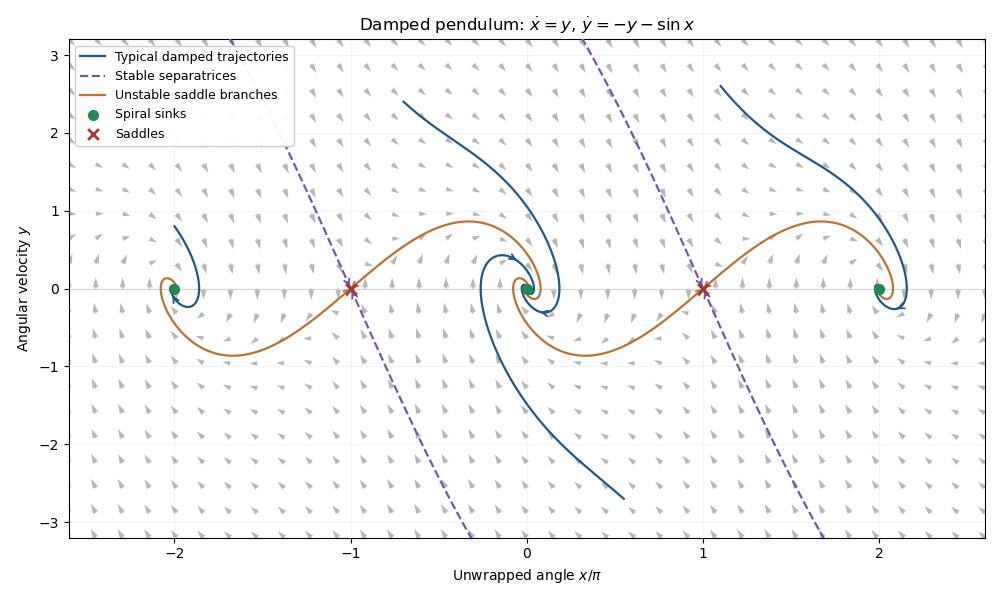

Generate this figure with Python:
"""Unit-damping pendulum phase portrait; Python 3.14, root NumPy/Matplotlib.
Opaque basename PNG to cwd only. Uses the caller's MPLCONFIGDIR.
"""
from pathlib import Path
import matplotlib
matplotlib.use('Agg')
import matplotlib.pyplot as plt
import numpy as np
xmin,xmax=-2.6*np.pi,2.6*np.pi;ymin,ymax=-3.2,3.2
fig,ax=plt.subplots(figsize=(10,6),dpi=100,facecolor='white')
x,y=np.meshgrid(np.linspace(xmin,xmax,35),np.linspace(ymin,ymax,21));dx=y;dy=-y-np.sin(x);speed=np.hypot(dx,dy);speed=np.maximum(speed,1e-8)
ax.quiver(x/np.pi,y,dx/speed/np.pi,dy/speed,color='#b7b7b7',angles='xy',scale_units='xy',scale=7,width=.0022,zorder=1)
def rhs(z):return np.array([z[1],-z[1]-np.sin(z[0])])
def curve(z,dt,steps=2500):
 z=np.array(z,dtype=float);out=[z.copy()]
 for _ in range(steps):
  a=rhs(z);b=rhs(z+dt*a/2);c=rhs(z+dt*b/2);d=rhs(z+dt*c);z=z+dt*(a+2*b+2*c+d)/6
  if abs(z[0])>xmax+.5 or abs(z[1])>ymax+.5:break
  out.append(z.copy())
 return np.array(out)
def draw(z,color,style='-',label=None,reverse=False):
 ax.plot(z[:,0]/np.pi,z[:,1],style,color=color,lw=1.6,label=label,zorder=3)
 if len(z)>40:
  j=min(len(z)//2,240);lo,hi=(j+12,j) if reverse else (j,j+12)
  ax.annotate('',xy=(z[hi,0]/np.pi,z[hi,1]),xytext=(z[lo,0]/np.pi,z[lo,1]),arrowprops={'arrowstyle':'->','color':color,'lw':1.3},zorder=4)
for i,initial in enumerate([(-.7*np.pi,2.4),(.55*np.pi,-2.7),(1.1*np.pi,2.6),(-2*np.pi,.8)]):draw(curve(initial,.016),'#245786',label='Typical damped trajectories' if i==0 else None)
rm=(-1-np.sqrt(5))/2;rp=(-1+np.sqrt(5))/2
for j,saddle in enumerate([-np.pi,np.pi]):
 for sign in [-1,1]:
  delta=sign*1e-4
  draw(curve([saddle+delta,rm*delta],-.016),'#7756a5','--',label='Stable separatrices' if j==0 and sign==-1 else None,reverse=True)
  draw(curve([saddle+delta,rp*delta],.016),'#ba7437',label='Unstable saddle branches' if j==0 and sign==-1 else None)
ax.scatter([-2,0,2],[0,0,0],s=50,color='#228855',zorder=6,label='Spiral sinks')
ax.scatter([-1,1],[0,0],s=60,marker='x',lw=2,color='#aa3333',zorder=6,label='Saddles')
ax.set(xlim=(xmin/np.pi,xmax/np.pi),ylim=(ymin,ymax),xlabel=r'Unwrapped angle $x/\pi$',ylabel=r'Angular velocity $y$',title=r'Damped pendulum: $\dot x=y$, $\dot y=-y-\sin x$')
ax.set_xticks([-2,-1,0,1,2]);ax.axhline(0,color='#cccccc',lw=.6);ax.grid(alpha=.15);ax.set_facecolor('white');ax.legend(loc='upper left',fontsize=9,framealpha=.95)
fig.tight_layout()
fig.savefig(Path.cwd()/'paper-2-pendulum-phase.png',dpi=100,facecolor='white',transparent=False)
plt.close(fig)
